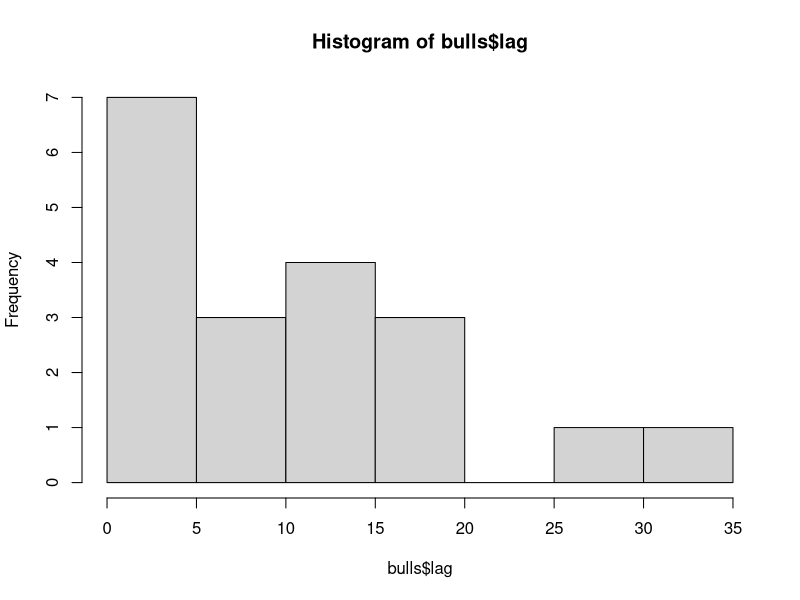

Source code (R): (Note: this script raises an error after producing the figure.)

bulls <- data.frame("lag" = c(1, 34, 15, 3, 12, 14, 4, 16, 10, 3, 12, 6, 10, 19, 29, 3, 1, 1, 17))
bulls$"red" <- as.factor(c(0,0,0,0,0,0,0,0,0,1,0,0,1,1,0,0,0, 0, 0))

bulls2 <- data.frame("lag" = c(17, 6, 11, 12, 29, 1, 4, 1, 2, 10, 5, 13, 22, 3, 34, 5, 14, 24, 6, 1, 28, 21, 4, 4, 4, 1))
bulls2$"red" <- as.factor(c(0,0,0,0,0,0,0,0,0,0,0,1,1,1,0,0,0,1,1,0,0,0,0,1,0,0))

bulls3 <- data.frame("lag" = c(3, 1, 7, 11, 1, 7, 8, 5, 9, 6, 5, 9, 29))
bulls3$"red" <- as.factor(c(0,0,1,0,0,0,0,0,1,0,0,0,0))

sapply(list.files(file.path(getwd(), "Functions"), full.names = T), source)


summary(bulls$lag)
sd(bulls$lag)
hist(bulls$lag)
nrow(bulls)
sum(bulls$lag)
nrow(bulls) / sum(bulls$lag)


hist_wrap(bulls$lag)



analysis <- "poisson process"

plt(ts(bulls$lag))
plt(bulls$lag)


poisson.test(sum(bulls$lag), length(bulls$lag), r = mean(bulls$lag))


x <- ts(bulls$lag)
acf(x)

plt(x, main = "Test")

summary(lm(x ~ time(x)))










